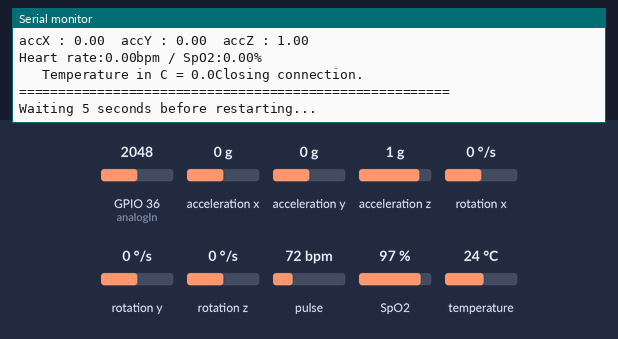
Bench run of a sketch on a simulated ESP32. Parts: the last lines printed to the serial monitor. The test bench sets the inputs (shaded band); at power-on: acceleration x 0 g, acceleration y 0 g, acceleration z 1 g, pulse 72 bpm, SpO2 97 %, GPIO 36 (analogIn) = 2048, rotation x 0 °/s, rotation y 0 °/s, rotation z 0 °/s, temperature 24 °C. WiFi joins after 1.5 s; servers stay silent unless stated.

Above: at 6.2 s.
6.3 s: acceleration x set to -1.4 g
At 6.4 s:
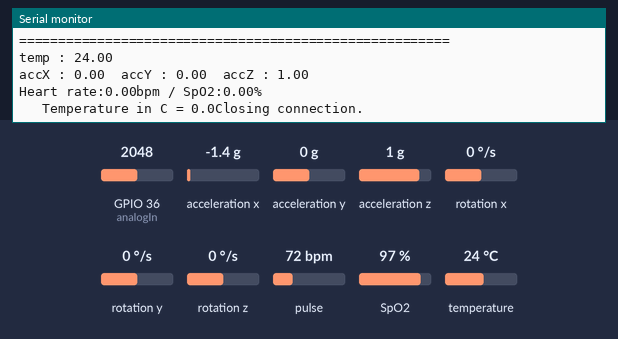
11.2 s: acceleration y set to -1.4 g
At 11.28 s:
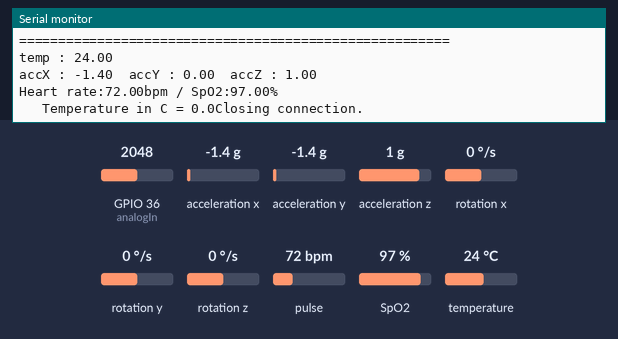
12.7 s: acceleration z set to -1.4 g
At 13.71 s:
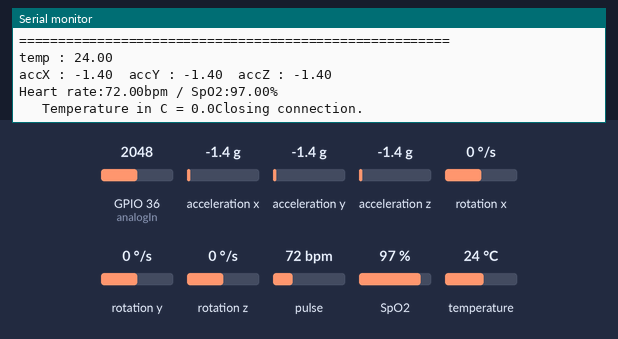
14.2 s: pulse set to 70 bpm
At 14.93 s:
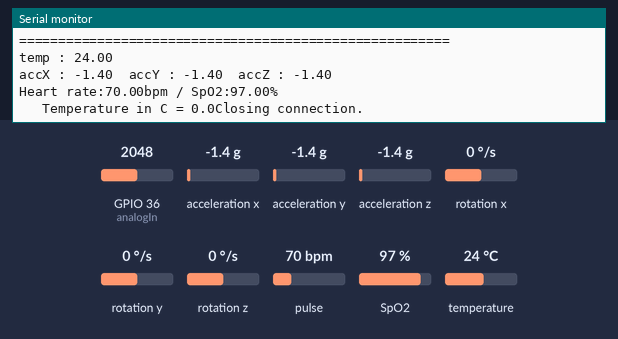
15.7 s: SpO2 set to 80 %
At 16.15 s:
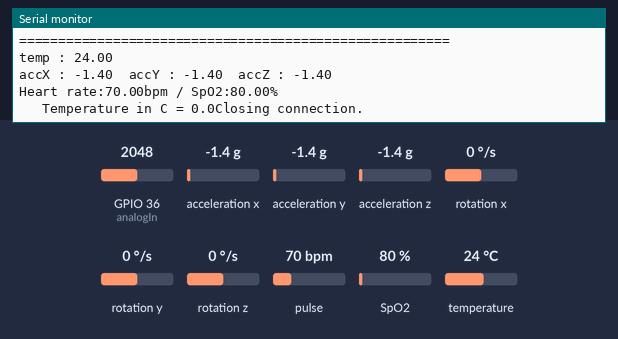
Timing chart, 0 to 18.2 s (numbered marks = the images above; inputs shaded):
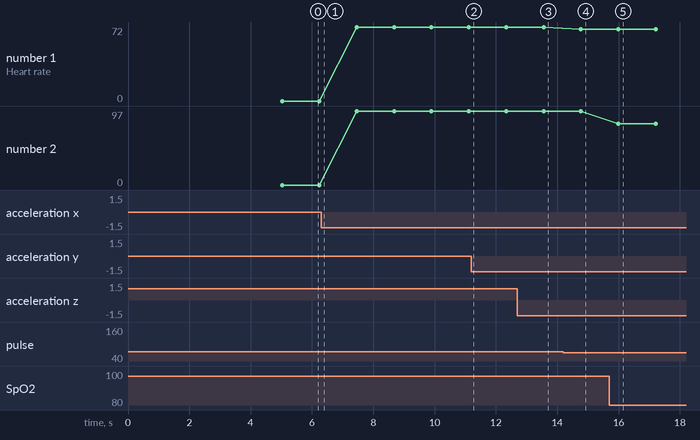

The sketch:

wifiVeSensor.ino
```cpp
#include <MPU6050_tockn.h>
#include <Wire.h>
#include "MAX30100_PulseOximeter.h"
#include <WiFi.h>
#include <WiFiMulti.h>
#define SDA_PIN 21
#define SCL_PIN 22
MPU6050 mpu6050(Wire);

long timer = 0;
PulseOximeter pox;
int sample_count=1;
float val;
float sample_avg;
float tempAnalog;

WiFiMulti WiFiMulti;


uint32_t tsLastReport = 0;
float heartCurrent = 0;
const int analogIn = A0;

int RawValue= 0;
double Voltage = 0;
double tempC = 0;

void onBeatDetected()
{
Serial.println("Beat!");
}

void setup() {
  Serial.begin(115200);
  Serial.print("Initializing Pulse and 3-Eksen and WIFI and Bluetooth?");
  delay(10);
  WiFiMulti.addAP("internet_hayrati", "1234567890");
   Serial.println();
    Serial.println();
    Serial.print("Waiting for WiFi... ");
    while(WiFiMulti.run() != WL_CONNECTED) {
        Serial.print(".");
        delay(500);
    }

    Serial.println("");
    Serial.println("WiFi connected");
    Serial.println("IP address: ");
    Serial.println(WiFi.localIP());

    delay(500);

  Wire.begin(SDA_PIN,SCL_PIN);
  mpu6050.begin();
  mpu6050.calcGyroOffsets(true);
  Serial.println("3Ekseninitledi");
      //kalp init
      if (!pox.begin()) {
    Serial.println("FAILED");
    for(;;);
    } else {
    Serial.println("SUCCESS");
    }
    pox.setOnBeatDetectedCallback(onBeatDetected);

}

void loop() {
   const uint16_t port = 1379;
   const char * host = "89.107.226.204"; // ip or dns
   Serial.print("Connecting to ");
   Serial.println(host);


  mpu6050.update();
  pox.update();

  float acX,acY,acZ,temp,heart,oksijen;
   sample_count++;

   val = analogRead(analogIn); //sicaklik

   sample_avg = sample_avg + (val - sample_avg) / sample_count;
  if (sample_count >= 4096){
     tempAnalog=(1.1 * sample_avg * 100.0) / 1024.0;
     //Serial.print(tempAnalog+3,DEC);
     //Serial.println("º");
     sample_count = 1;
    // delay(1000);
   }
   Serial.print("analog deger");
   Serial.println(tempAnalog);
  if(millis() - timer > 1000){

    Serial.println("=======================================================");
    temp = mpu6050.getTemp();
    acX = mpu6050.getAccX();
    acY = mpu6050.getAccY();
    acZ = mpu6050.getAccZ();
    heart = pox.getHeartRate();
    if(heart > 50 && heart <= 150)
      heartCurrent = heart;

    oksijen=pox.getSpO2();

    Serial.print("temp : ");Serial.println(temp);
    Serial.print("accX : ");Serial.print(acX);
    Serial.print("\taccY : ");Serial.print(acY);
    Serial.print("\taccZ : ");Serial.println(acZ);
    Serial.print("Heart rate:");
    Serial.print(heartCurrent);
    Serial.print("bpm / SpO2:");
    Serial.print(oksijen);
    Serial.println("%");


   //   RawValue = analogRead(analogIn);
   // Voltage = (RawValue / 2048.0) * 3300; // 5000 to get millivots.
   // tempC = Voltage * 0.1;

    Serial.print("\t Temperature in C = ");
    Serial.print(tempAnalog,1);
       WiFiClient client;
    if (!client.connect(host, port)) {
        Serial.println("Connection failed.");
        Serial.println("Waiting 5 seconds before retrying...");
        delay(5000);
        return;
    }
    char package[256];
       sprintf(package,"B_%lf_%lf_%lf_%lf_%lf",acX,acY,acZ,temp,heart);
       client.println(package);
    /*client.print("B");    //Bilek Partner
    client.print("_");
    client.print(acX);    //x
    client.print("_");
    client.print(acY);//y
    client.print("_");
    client.print(acZ);    //z
    client.print("_");
    client.print(tempAnalog);    //temp
    client.print("_");
    client.print(heart);   //pulse
    client.print("-");*/
     Serial.println("Closing connection.");
    client.stop();

    Serial.println("=======================================================\n");
    timer = millis();

  }

       // This will send a request to the server


    Serial.println("Waiting 5 seconds before restarting...");
    delay(1000); // 5000 yyerine yaptim

}
```

Measured:
- after the input at 12.7 s, the serial monitor: prints a new line after 0.85 s (image 3)
- after the input at 14.2 s, the serial monitor: prints a new line after 0.57 s (image 4)
- after the input at 15.7 s, the serial monitor: prints a new line after 0.29 s (image 5)
- plotted number 1: 72 → 70 after the input at 14.2 s
- plotted number 2: 97 → 80 after the input at 15.7 s
